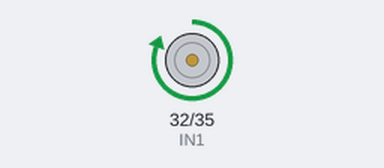
Recording of a sketch running on a simulated ESP32. Shown: motor-driver pin pairs drawn as motors (green arrow = first pin HIGH = forward, orange = second pin HIGH = backward, longer = more drive).

Above: at 5.0 s.
At 11.5 s:
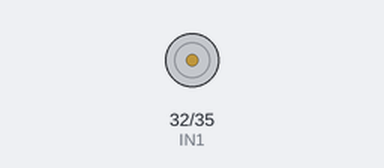
Timing chart, 0 to 16.9 s (numbered marks = the images above):
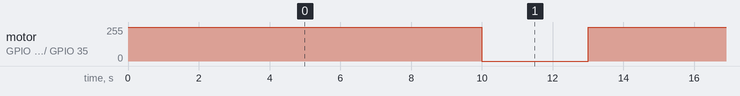

The sketch:

puenteH.ino
```cpp
//Definicion de pines de entrada del H
int IN1 = 32;
int IN2 = 35;
int ENA = 34;

void setup(){
  //Definicion de pines como salida
  pinMode(IN1, OUTPUT);
  pinMode(IN2, OUTPUT);
  //pinMode(ENA, OUTPUT);
}

void loop(){
  //Gira Motor A sentido horario
  digitalWrite(IN1, HIGH);
  digitalWrite(IN2, LOW);
  //analogWrite(ENA, 255);
  delay(10000);
  //Para motor A
  //analogWrite(ENA, 0);
  digitalWrite(IN1, LOW);
  digitalWrite(IN2, LOW);
  delay(3000);
}
```

Measured:
- by itself, motor on GPIO 32 (IN1) / GPIO 35 (IN2): alternates forward 255/255 for 10.0 s and stopped for 3.0 s
